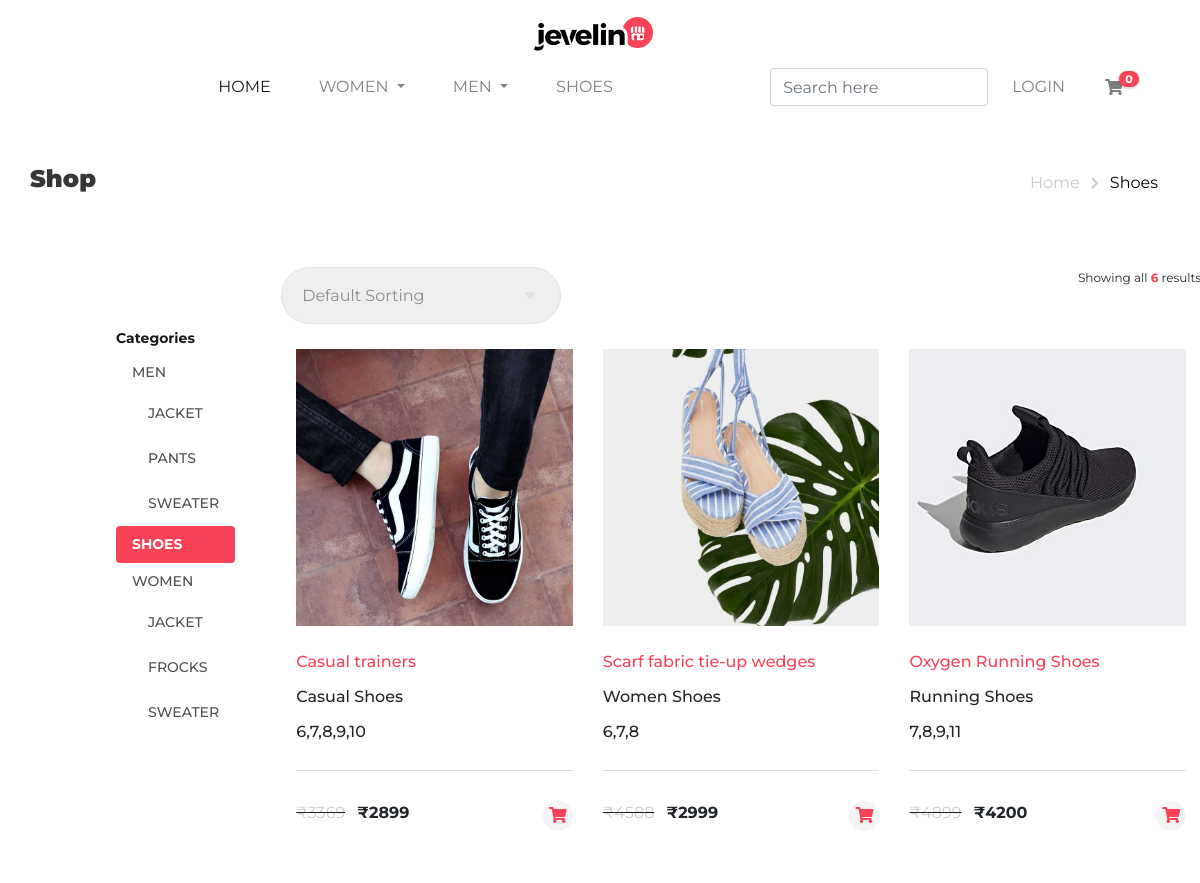
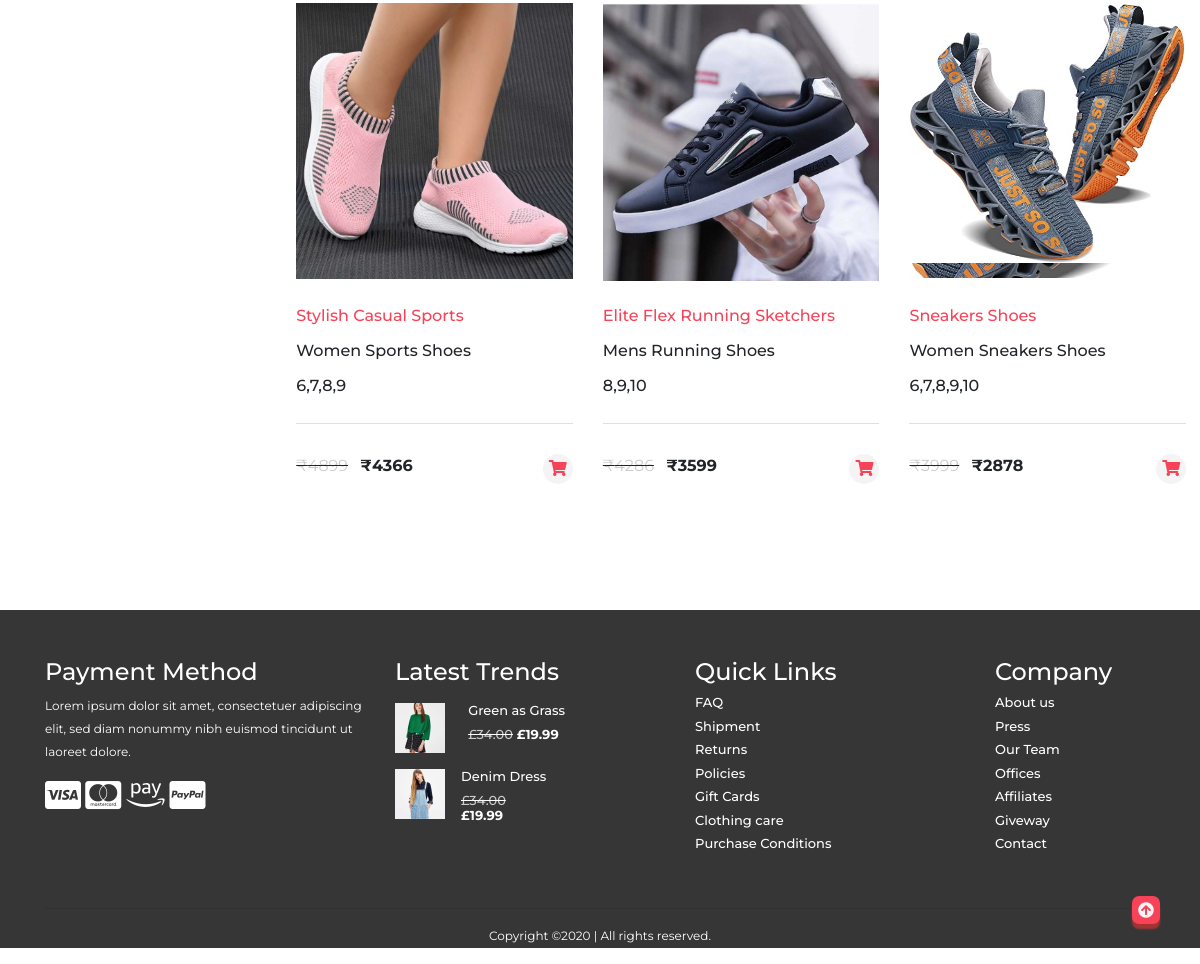
Screenshot of /shoes.php with the database file from the repository (2 pictures, top to bottom).
### tables this page shows
CREATE TABLE IF NOT EXISTS `products` (
  `id` int(11) NOT NULL AUTO_INCREMENT,
  `prod_name` varchar(255) NOT NULL,
  `img_name` varchar(255) NOT NULL,
  `size` varchar(255) NOT NULL,
  `prod_category` varchar(255) NOT NULL,
  `price` int(11) NOT NULL,
  `cost` int(11) NOT NULL,
  `fashion` varchar(255) NOT NULL,
  `upload_time` datetime NOT NULL DEFAULT CURRENT_TIMESTAMP,
  PRIMARY KEY (`id`)
);

### shoes.php (the view, shortened to what this page needs)
<?php
include_once("includes/header.php");
?>
<section class="pagination-head">
    <div class="container">
        <div class="row">
            <div>
                <h2>Shop</h2>
            </div>
            <div>
                <nav aria-label="Page navigation example">
                    <ul class="pagination">
                        <li class="page-item"><a class="page-link" href="index.php">Home</a></li>
                        <li class="page-item">
                            <i class="fas fa-chevron-right page-link"></i>
                        </li>
                        <li class="page-item"><a class="page-link" href="shoes.php">Shoes</a></li>
                    </ul>
                </nav>
            </div>
        </div>
    </div>
</section>
<section class="shoes col-12 mb-5 pb-5">
    <div class="conatiner">
        <div class="row head-row">
            <?php
            include('includes/clothes_sideNav.php');
            $sql = "SELECT * FROM `products` WHERE `prod_category` LIKE '%shoe%'";
            $result = $conn->query($sql);
            $count = 0;
            if ($result->num_rows > 0) {
                while ($row = $result->fetch_assoc()) {
                    $count++;
                }
            }
            ?>
            <div class="sidebar-right col-12">
                <div class="d-flex justify-content-between">
                    <div class="select-box">
                        <select name="sorting" id="">
                            <option value="Default Sorting" selected>Default Sorting</option>
                        </select>
                    </div>
                    <div>
                        <p>Showing all <span class="font-weight-bold" style="color: #f84258;"><?php echo $count; ?></span> results</p>
                    </div>
                </div>
                <div class="container">
                    <div class="row text-left">
                        <?php
                        $sql = "SELECT * FROM `products` WHERE `prod_category` LIKE '%shoe%'";
                        $result = $conn->query($sql);
                        if ($result->num_rows > 0) {
                            while ($row = $result->fetch_assoc()) {
                                $allimg = explode(',', $row['img_name']);
                                $numofimg = count($allimg);
                        ?>
                                <div class="col-lg-4 col-md-4 col-xl-4 col-10 offset-1 offset-lg-0 offset-xl-0 offset-md-0">
                                    <div class="card">
                                        <div class="card-header">
                                            <a href="<?php echo 'viewProducts.php?id=' . $row['id']; ?>">
                                                <?php
                                                for ($i = 0; $i < $numofimg; $i++) {
                                                ?>
                                                    <img src="admin/assets/images/products/<?php echo $allimg[$i]; ?>" class="img-fluid" alt="Front Img">
                                                <?php } ?>
                                            </a>
                                        </div>
                                        <div class="card-body">
                                            <h2 style="color: #f84258;"><?php echo $row["prod_name"]; ?></h2>
                                            <h2><?php echo $row["prod_category"]; ?> </h2>
                                            <h2><?php echo $row["size"]; ?> </h2>
                                        </div>
                                        <div class="card-footer d-flex justify-content-between">
                                            <div><del><span style="color: #ccc;">₹<?php echo $row["cost"]; ?></span></del> <span class="font-weight-bold mx-2"> ₹<?php echo $row["price"]; ?></span></div>
                                            <div><a class="cart" href="javascript:void(0);"><i class="fas fa-shopping-cart" onclick="addToCart(<?php echo $row['id']; ?>)"></i></a></div>
                                        </div>
                                    </div>
                                </div>
                        <?php
                            }
                        }
                        ?>
                    </div>
                </div>
            </div>
        </div>
    </div>
</section>
 <?php include("includes/footer.php"); ?>

### css/style.css (style rules this page uses)
html { scroll-behavior: smooth; }
* { margin: 0; padding: 0; box-sizing: border-box; font-family: 'Montserrat', sans-serif; }
p { font-size: 12px; line-height: 1.9; }
.pagination-head { margin: 50px 0; }
.pagination-head .row { display: grid; grid-template-columns: auto auto; justify-content: space-between; }
.pagination-head .pagination .page-link { border: none; outline: none; }
.pagination-head .page-item:first-child .page-link { color: #ccc; }
.pagination-head i { color: #ccc; font-size: small; margin-top: 12px; padding: 0; }
.pagination-head .page-item:last-child .page-link { color: #000; }
.pagination-head h2 { color: #363636; font-weight: 900; font-size: 24px; }
.sidebar-right .card { padding: 0; margin: 0; border: none; outline: none; }
.sidebar-right .card h2 { padding: .5em 0; margin: 0; font-size: 1em; }
.sidebar-right .card-header { font-size: 1.6rem; font-weight: bold; background-color: #fff!important; padding: 25px 0!important; color: #111111; border: none; max-height: 300px; overflow: hidden; }
.sidebar-right .card-header img { max-height: 300px; min-width:100%; }
.sidebar-right .card-body { padding: 20px 0!important; }
.sidebar-right .card-footer { background-color: #fff!important; padding: 30px 0!important; }
.sidebar-right .cart { text-align: center; color: #f84258; }
.sidebar-right .cart i { font-size: 1rem!important; background-color: #f4f4f4; width: 30px!important; border-radius: 50%; height: 30px!important; padding: 6px; }
.sidebar-right .select-box select { width: 280px; padding: 0 20px; height: 57px; border: 1px solid #e3e3e3; color: #8d8d8d; border-radius: 100px; -webkit-appearance: none; appearance: none; cursor: pointer; }
.select-box { position: relative; }
.sidebar-right .select-box::after { content: ""; position: absolute; right: 25px; top: 50%; margin-top: -4px; border-top: 8px solid #e3e3e3; border-right: 6px solid transparent; border-left: 6px solid transparent; }
.shoes .head-row { display: grid; grid-template-columns: auto 950px; justify-content: space-between; margin: 0; padding: 0 10px; }
.shoes .select-box::after { content: ""; position: absolute; right: 25px; top: 50%; margin-top: -4px; border-top: 8px solid #e3e3e3; border-right: 6px solid transparent; border-left: 6px solid transparent; }
.select-box select option { border: 1px solid #363636; color: #363636; background-color: #000; }
.card-header img:nth-child(1) { position: absolute; transition: .7s ease-out; }

### rows the page displays
products: prod_name "Casual trainers", prod_category "Casual Shoes", size "6,7,8,9,10", cost "3369", price "2899"
products: prod_name "Scarf fabric tie-up wedges", prod_category "Women Shoes", size "6,7,8", cost "4588", price "2999"
products: prod_name "Oxygen Running Shoes", prod_category "Running Shoes", size "7,8,9,11", cost "4899", price "4200"
products: prod_name "Stylish Casual Sports", prod_category "Women Sports Shoes", size "6,7,8,9", cost "4899", price "4366"
products: prod_name "Elite Flex Running Sketchers", prod_category "Mens Running Shoes", size "8,9,10", cost "4286", price "3599"
products: prod_name "Sneakers Shoes", prod_category "Women Sneakers Shoes", size "6,7,8,9,10", cost "3999", price "2878"

### other values shown
$count "0"
$count "6"
